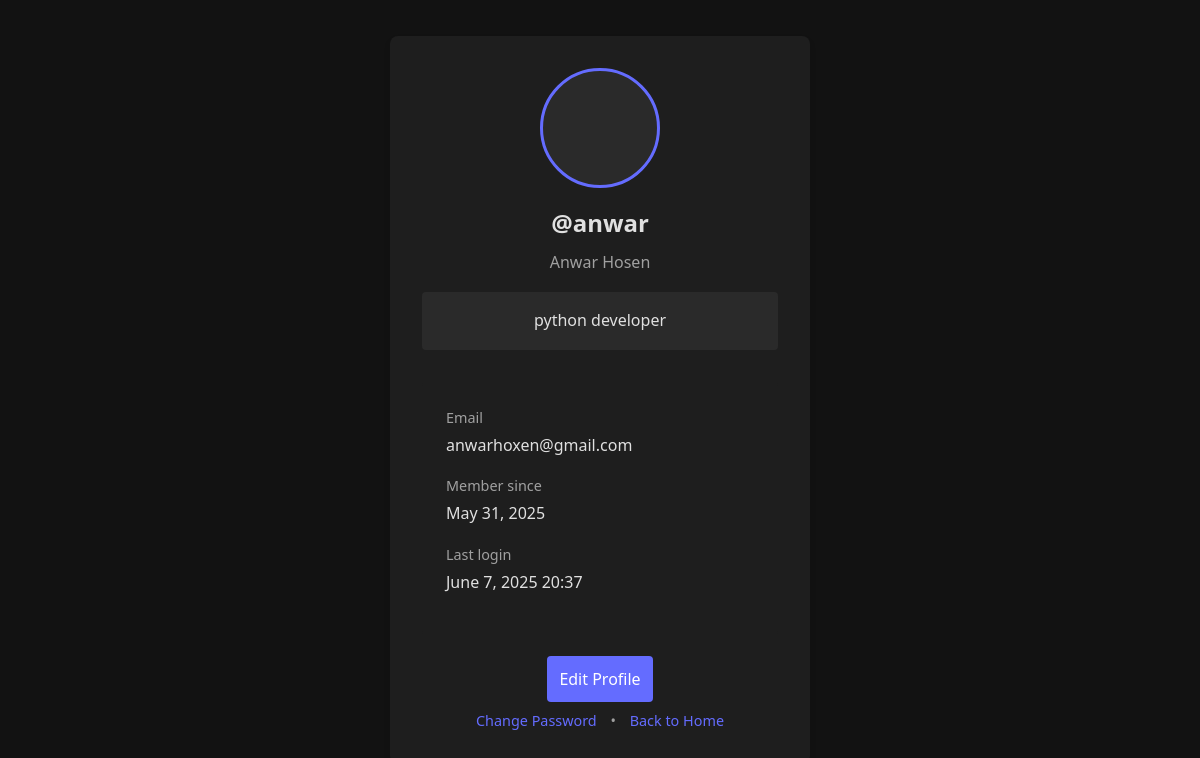
The app's page /user/profile/ (signed in), older data.
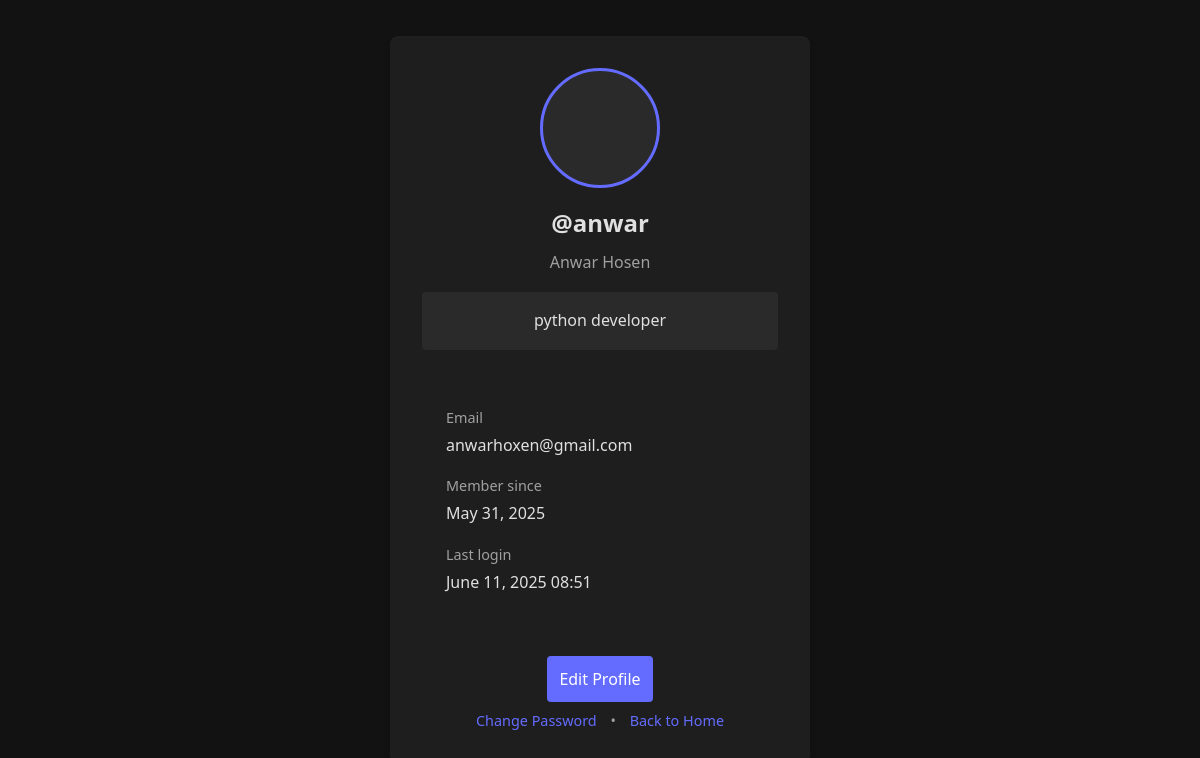
The same page, newer data.
### user/models.py (models this page shows)
class User(AbstractUser):
    avatar = models.ImageField(upload_to='avatars/', null=True, blank=True)
    bio = models.CharField(max_length=200, null=True, blank=True)

### user/views.py (the view)
# urls.py: path('profile/', views.user_profile, name='profile'),
@login_required
def user_profile(request):
    return render(request, 'user/profile.html')

### user/templates/user/profile.html
{% extends 'user_base.html' %}
{% block user_content %}
<div class="auth-card">
    <div class="profile-header">
        {% if user.avatar %}
            <img src="{{ user.avatar.url }}" class="profile-avatar">
        {% else %}
            <div class="profile-avatar" style="background-color: var(--input-bg);"></div>
        {% endif %}
        <h1 class="profile-username">@{{ user.username }}</h1>
        {% if user.first_name or user.last_name %}
            <div class="profile-name">
                {{ user.first_name }} {{ user.last_name }}
            </div>
        {% endif %}
        {% if user.bio %}
            <div class="profile-bio">{{ user.bio }}</div>
        {% endif %}
    </div>
    <div class="profile-details">
        <div class="detail-item">
            <div class="detail-label">Email</div>
            <div class="detail-value">{{ user.email }}</div>
        </div>
        <div class="detail-item">
            <div class="detail-label">Member since</div>
            <div class="detail-value">{{ user.date_joined|date:"F j, Y" }}</div>
        </div>
        {% if user.last_login %}
            <div class="detail-item">
                <div class="detail-label">Last login</div>
                <div class="detail-value">{{ user.last_login|date:"F j, Y H:i" }}</div>
            </div>
        {% endif %}
    </div>
    <div class="auth-footer" style="margin-top: 2rem;">
        <a href="{% url 'update_profile' %}" class="auth-btn">Edit Profile</a>
        <div style="margin-top: 1rem;">
            <a href="{% url 'password_change' %}" class="auth-link">Change Password</a>
            <span style="margin: 0 10px;">•</span>
            <a href="{% url 'home' %}" class="auth-link">Back to Home</a>
        </div>
    </div>
</div>
{% endblock user_content %}

Row changes from the older to the newer data that the page shows:
changed User "anwar": last_login "June 7, 2025 20:37" → "June 11, 2025 08:51"
